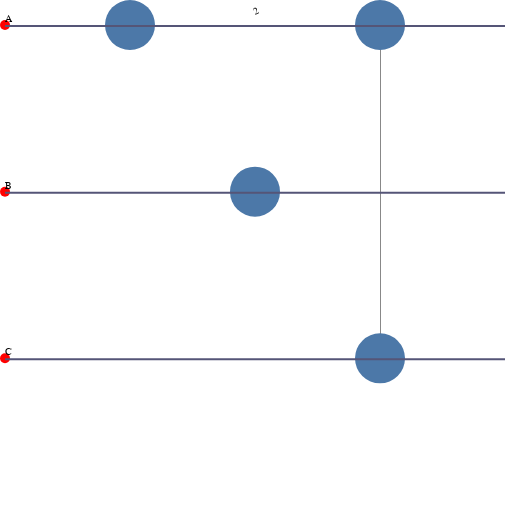

This figure's Vega-Lite source:
### Vega specification from a JSON file in a GitHub repository (floating-point values rounded to 4 significant figures)
{"$schema": "https://vega.github.io/schema/vega/v5.json", "description": "Marble plot", "signals": [{"name": "height", "init": "500", "on": [{"events": {"source": "window", "type": "resize"}, "update": "containerSize()[0]*0.999"}]}, {"name": "width", "init": "500", "on": [{"events": {"source": "window", "type": "resize"}, "update": "containerSize()[1]*0.999"}]}], "data": [{"name": "streamline", "values": [{"label": "A", "start": 0, "duration": 2}, {"label": "B", "start": 0, "duration": 2}, {"label": "C", "start": 0, "duration": 2}]}, {"name": "events", "values": [{"name": "1", "when": "0.5", "streamline": "A"}, {"name": "2", "when": "1", "streamline": "B"}, {"name": "3", "when": "1.5", "streamline": "A", "target": "C"}, {"name": "3", "when": "1.5", "streamline": "C"}]}], "scales": [{"name": "yscale", "type": "band", "range": [0, {"signal": "height"}], "domain": {"data": "streamline", "field": "label"}, "padding": 0}, {"name": "xscale", "type": "time", "range": [0, {"signal": "width"}], "round": true, "domain": {"data": "streamline", "fields": ["start", "duration"]}}], "marks": [{"type": "text", "from": {"data": "events"}, "encode": {"update": {"x": {"scale": "xscale", "field": "when"}, "y": {"value": -10}, "angle": {"value": -25}, "fill": {"value": "#000"}, "text": {"field": "name"}, "fontSize": {"value": 10}}}}, {"type": "symbol", "from": {"data": "streamline"}, "name": "timeLazer", "encode": {"update": {"x": {"value": 0}, "y": {"scale": "yscale", "field": "label"}, "size": {"value": 100}, "fill": {"value": "red"}, "name": {"value": "argy"}}}}, {"type": "rect", "from": {"data": "events"}, "encode": {"update": {"x": {"scale": "xscale", "field": "when"}, "y": {"scale": "yscale", "field": "target"}, "y2": {"field": "streamline", "scale": "yscale"}, "width": {"value": 1}, "fill": {"value": "#888"}}}}, {"type": "symbol", "from": {"data": "events"}, "encode": {"update": {"x": {"scale": "xscale", "field": "when"}, "y": {"scale": "yscale", "field": "streamline"}, "size": {"value": 2500}}}}, {"type": "text", "from": {"data": "streamline"}, "encode": {"update": {"x": {"scale": "xscale", "field": "start"}, "y": {"scale": "yscale", "field": "label", "offset": -3}, "fill": {"value": "#000"}, "text": {"field": "label"}, "fontSize": {"value": 10}}}}, {"type": "rect", "from": {"data": "streamline"}, "encode": {"update": {"x": {"scale": "xscale", "field": "start"}, "x2": {"scale": "xscale", "field": "duration"}, "y": {"scale": "yscale", "field": "label"}, "height": {"value": 2}, "fill": {"value": "#557"}}}}, {"type": "rect", "from": {"data": "streamline"}, "encode": {"update": {"x": {"scale": "xscale", "field": "enter"}, "x2": {"scale": "xscale", "field": "leave"}, "y": {"scale": "yscale", "field": "label", "offset": -1}, "height": {"value": 4}, "fill": {"value": "#e44"}}}}]}
